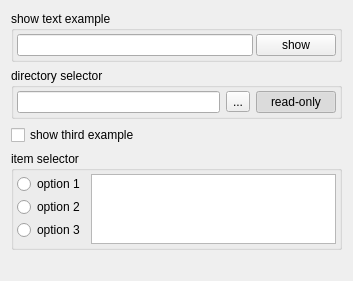
<?xml version="1.0" encoding="UTF-8"?>
<ui version="4.0">
 <class>mainForm</class>
 <widget class="QWidget" name="mainForm">
  <property name="geometry">
   <rect>
    <x>0</x>
    <y>0</y>
    <width>353</width>
    <height>281</height>
   </rect>
  </property>
  <property name="windowTitle">
   <string>Simple Example</string>
  </property>
  <layout class="QVBoxLayout" name="verticalLayout">
   <item>
    <widget class="QGroupBox" name="group1">
     <property name="title">
      <string>show text example</string>
     </property>
     <layout class="QHBoxLayout" name="horizontalLayout_2">
      <property name="spacing">
       <number>3</number>
      </property>
      <property name="margin">
       <number>3</number>
      </property>
      <item>
       <widget class="QLineEdit" name="txtMessage"/>
      </item>
      <item>
       <widget class="QPushButton" name="btnShowText">
        <property name="text">
         <string>show</string>
        </property>
       </widget>
      </item>
     </layout>
    </widget>
   </item>
   <item>
    <widget class="QGroupBox" name="group2">
     <property name="title">
      <string>directory selector</string>
     </property>
     <layout class="QHBoxLayout" name="horizontalLayout">
      <property name="margin">
       <number>3</number>
      </property>
      <item>
       <widget class="QLineEdit" name="txtDirectory">
        <property name="readOnly">
         <bool>true</bool>
        </property>
       </widget>
      </item>
      <item>
       <widget class="QToolButton" name="toolSelectDir">
        <property name="text">
         <string>...</string>
        </property>
       </widget>
      </item>
      <item>
       <widget class="QPushButton" name="btnReadOnly">
        <property name="text">
         <string>read-only</string>
        </property>
        <property name="checkable">
         <bool>true</bool>
        </property>
        <property name="checked">
         <bool>true</bool>
        </property>
       </widget>
      </item>
     </layout>
    </widget>
   </item>
   <item>
    <widget class="QCheckBox" name="checkShowThirdExample">
     <property name="text">
      <string>show third example</string>
     </property>
    </widget>
   </item>
   <item>
    <widget class="QGroupBox" name="group3">
     <property name="title">
      <string>item selector</string>
     </property>
     <layout class="QHBoxLayout" name="horizontalLayout_3">
      <property name="margin">
       <number>3</number>
      </property>
      <item>
       <layout class="QVBoxLayout" name="verticalLayout_2">
        <property name="spacing">
         <number>3</number>
        </property>
        <item>
         <widget class="QRadioButton" name="radio1">
          <property name="text">
           <string>option 1</string>
          </property>
         </widget>
        </item>
        <item>
         <widget class="QRadioButton" name="radio2">
          <property name="text">
           <string>option 2</string>
          </property>
         </widget>
        </item>
        <item>
         <widget class="QRadioButton" name="radio3">
          <property name="text">
           <string>option 3</string>
          </property>
         </widget>
        </item>
        <item>
         <spacer name="verticalSpacer_2">
          <property name="orientation">
           <enum>Qt::Vertical</enum>
          </property>
          <property name="sizeHint" stdset="0">
           <size>
            <width>20</width>
            <height>40</height>
           </size>
          </property>
         </spacer>
        </item>
       </layout>
      </item>
      <item>
       <widget class="QListWidget" name="listWidget"/>
      </item>
     </layout>
    </widget>
   </item>
   <item>
    <spacer name="verticalSpacer">
     <property name="orientation">
      <enum>Qt::Vertical</enum>
     </property>
     <property name="sizeHint" stdset="0">
      <size>
       <width>20</width>
       <height>181</height>
      </size>
     </property>
    </spacer>
   </item>
  </layout>
 </widget>
 <resources/>
 <connections/>
</ui>
